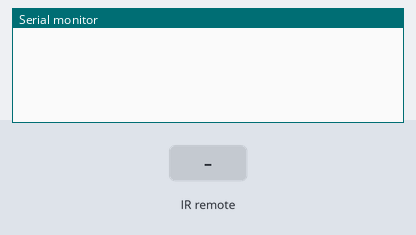
Bench run of a sketch on a simulated Arduino Uno, built with avr-gcc and run on an emulated ATmega328P. Parts: the last lines printed to the serial monitor. Wiring (inferred from the names in the program): IR receiver: data pin 2. The test bench sets the inputs (shaded band).

Above: at 1.2 s.
1.3 s: infrared code 0x45 received
At 2.6 s:
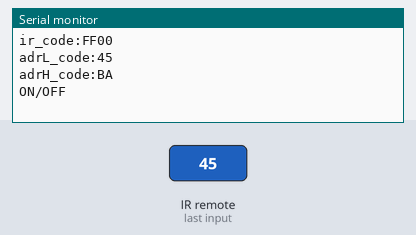
2.9 s: infrared code 0x46 received
At 3.8 s:
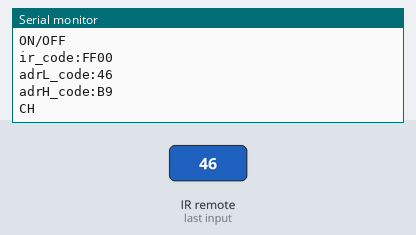
4.5 s: infrared code 0x47 received
At 5.1 s:
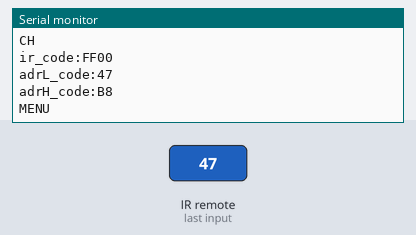
6.1 s: infrared code 0x44 received
At 7.4 s:
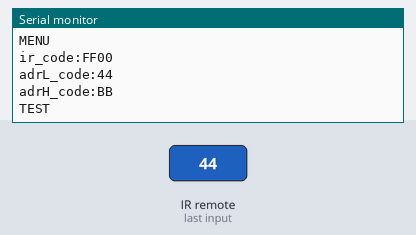
7.7 s: infrared code 0x40 received
At 8.7 s:
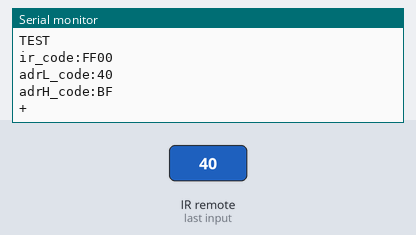
9.3 s: infrared code 0x43 received
At 9.9 s:
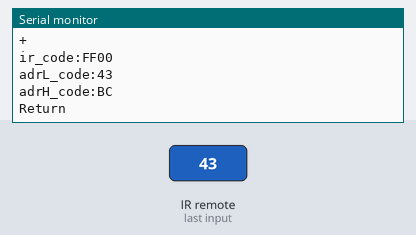
Timing chart, 0 to 11.9 s (numbered marks = the images above; inputs shaded):
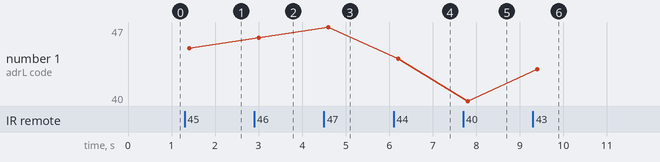

The sketch:

LESSON23.ino
```cpp
/******************************************************************************
----------------本例程仅供学习使用，未经作者允许，不得用于其他用途。-----------
------------------------版权所有，仿冒必究！-----------------------------------
----------------1.开发环境:Arduino IDE-----------------------------------------
----------------2.测试使用开发板型号：Arduino Leonardo or Arduino UNO R3-------
----------------3.单片机使用晶振：16M------------------------------------------
----------------4.淘宝网址：Ilovemcu.taobao.com--------------------------------
----------------------------epic-mcu.taobao.com--------------------------------
----------------5.作者：神秘藏宝室---------------------------------------------
******************************************************************************/
#include "InfraredRemote.h"  // 红外遥控库

void setup()
{
	Serial.begin(9600);
	pinMode(IR_IN,INPUT_PULLUP);  //设置红外接收引脚为输入
	Serial.flush();	              //清除串口缓冲器内容函数。
	timer1_init();                //定时器初始化
}
void loop()
{
	remote_decode(); //译码
	Deal_Print();
}

void Deal_Print()
{
	if( adrL_code == 0x45 )
	{
		Serial.println("ON/OFF");
	}
	else if( adrL_code == 0x46)
	{
		Serial.println("CH");
	}
	else if( adrL_code == 0x47 )
	{
		Serial.println("MENU");
	}
	else if( adrL_code == 0x44 )
	{
		Serial.println("TEST");
	}
	else if( adrL_code == 0x40 )
	{
		Serial.println("+");
	}
	else if( adrL_code == 0x43 )
	{
		Serial.println("Return");
	}
	else if( adrL_code == 0x07 )
	{
		Serial.println("Left");
	}
	else if( adrL_code == 0x15)
	{
		Serial.println("Play");
	}
	else if( adrL_code == 0x09 )
	{
		Serial.println("Right");
	}
	else if( adrL_code == 0x16)
	{
		Serial.println("0");
	}
	else if( adrL_code == 0x19)
	{
		Serial.println("-");
	}
	else if( adrL_code == 0x0d)
	{
		Serial.println("C");
	}
	else if( adrL_code == 0x0c)
	{
		Serial.println("1");
	}
	else if( adrL_code == 0x18 )
	{
		Serial.println("2");
	}
	else if( adrL_code == 0x5e )
	{
		Serial.println("3");
	}
	else if(adrL_code == 0x08 )
	{
		Serial.println("4");
	}
	else if( adrL_code == 0x1c )
	{
		Serial.println("5");
	}
	else if( adrL_code == 0x5a )
	{
		Serial.println("6");
	}
	else if( adrL_code == 0x42)
	{
		Serial.println("7");
	}
	else if( adrL_code == 0x52)
	{
		Serial.println("8");
	}
	else if( adrL_code == 0x4a)
	{
		Serial.println("9");
	}

	adrL_code = 0x00;
        adrH_code = 0x00;
        ir_code = 0x00;
}
```

InfraredRemote.cpp
```cpp
/******************************************************************************
----------------本例程仅供学习使用，未经作者允许，不得用于其他用途。-----------
------------------------版权所有，仿冒必究！-----------------------------------
----------------1.开发环境:Arduino IDE-----------------------------------------
----------------2.测试使用开发板型号：Arduino Leonardo or Arduino UNO R3-------
----------------3.单片机使用晶振：16M------------------------------------------
----------------4.淘宝网址：Ilovemcu.taobao.com--------------------------------
----------------------------epic-mcu.taobao.com--------------------------------
----------------5.作者：神秘藏宝室---------------------------------------------
******************************************************************************/
#include "InfraredRemote.h"

int Pulse_Width = 0;//存储脉宽
unsigned int ir_code = 0x00;// 用户编码值
unsigned int adrL_code = 0x00;//命令码
unsigned int adrH_code = 0x00;//命令码反码

void timer1_init(void)//定时器初始化函数
{
	TCCR1A = 0X00;
	TCCR1B = 0X05;//给定时器时钟源			//64us进行一次计数器累加
	TCCR1C = 0X00;
	TCNT1 = 0X00;
	TIMSK1 = 0X00;  //禁止定时器溢出中断
}

void remote_deal(void)//执行译码结果函数
{ //数据显示
        Serial.print("\nir_code:");
	Serial.println(ir_code,HEX);//16进制显示
        Serial.print("adrL_code:");
	Serial.println(adrL_code,HEX);//16进制显示
        Serial.print("adrH_code:");
        Serial.println(adrH_code,HEX);//16进制显示

}

char logic_value()//判断逻辑值“0”和“1”子函数
{
	TCNT1 = 0X00;
	while(!(digitalRead(IR_IN))); //低等待
	Pulse_Width=TCNT1;
	TCNT1=0;
	if(Pulse_Width>=7&&Pulse_Width<=10)//低电平560us
	{
		while(digitalRead(IR_IN));//是高就等待
		Pulse_Width=TCNT1;
		TCNT1=0;
		if(Pulse_Width>=7&&Pulse_Width<=10)//接着高电平560us
			return 0;
		else if(Pulse_Width>=25&&Pulse_Width<=27) //接着高电平1.7ms
			return 1;
	}
	return -1;
}

void pulse_deal()//接收地址码和命令码脉冲函数
{
	int i;
	int j;
	ir_code=0x00;// 清零
	adrL_code=0x00;// 清零
	adrH_code=0x00;// 清零
	//解析遥控器编码中的用户编码值
	for(i = 0 ; i < 16; i++)
	{
		if(logic_value() == 1) //是1
			ir_code |= (1<<i);//保存键值
	}
	//解析遥控器编码中的命令码
	for(i = 0 ; i < 8; i++)
	{
		if(logic_value() == 1) //是1
			adrL_code |= (1<<i);//保存键值
	}
	//解析遥控器编码中的命令码反码
	for(j = 0 ; j < 8; j++)
	{
		if(logic_value() == 1) //是1
			adrH_code |= (1<<j);//保存键值
	}

        remote_deal();
}

void remote_decode(void)//译码函数
{
	TCNT1=0X00;
	while(digitalRead(IR_IN))//是高就等待
	{
		//if(TCNT1>=1563) //当高电平持续时间超过100ms，表明此时没有按键按下
		//{
		//	ir_code=0x00ff;// 用户编码值
		//	adrL_code=0x00;//键码前一个字节值
		//	adrH_code=0x00;//键码后一个字节值
		//	return;
		//}
	}
	//如果高电平持续时间不超过100ms
	TCNT1=0X00;
	while(!(digitalRead(IR_IN))); //低等待
	Pulse_Width=TCNT1;
	TCNT1=0;
	if(Pulse_Width>=140&&Pulse_Width<=141)//9ms
	{
		while(digitalRead(IR_IN));//是高就等待
		Pulse_Width=TCNT1;
		TCNT1=0;
		if(Pulse_Width>=68&&Pulse_Width<=72)//4.5ms
		{
			pulse_deal();
			return;
		}
		else if(Pulse_Width>=34&&Pulse_Width<=36)//2.25ms
		{
			while(!(digitalRead(IR_IN)));//低等待
			Pulse_Width=TCNT1;
			TCNT1=0;
			if(Pulse_Width>=7&&Pulse_Width<=10)//560us
			{
				return;
			}
		}
	}
}
```

InfraredRemote.h
```cpp
#ifndef __InfraredRemote__H__
#define __InfraredRemote__H__

#include <Arduino.h>

#define IR_IN 2 //红外接收

extern void timer1_init(void);	//定时器初始化函数
extern char logic_value();//判断逻辑值“0”和“1”子函数
extern void pulse_deal();//接收地址码和命令码脉冲函数
extern void remote_decode(void);
extern void remote_deal(void);//执行译码结果函数

extern unsigned int ir_code;// 用户编码值
extern unsigned int adrL_code;//命令码
extern unsigned int adrH_code;//命令码反码

#endif
```

Measured:
- after the input at 1.3 s, the serial monitor: prints a new line after 0.09 s (image 1)
- after the input at 2.9 s, the serial monitor: prints a new line after 0.10 s (image 2)
- after the input at 4.5 s, the serial monitor: prints a new line after 0.10 s (image 3)
- after the input at 6.1 s, the serial monitor: prints a new line after 0.10 s (image 4)
- after the input at 7.7 s, the serial monitor: prints a new line after 0.10 s (image 5)
- after the input at 9.3 s, the serial monitor: prints a new line after 0.10 s (image 6)
- plotted number 1: 45 → 46 after the input at 2.9 s, 46 → 47 after the input at 4.5 s, 47 → 44 after the input at 6.1 s, 44 → 40 after the input at 7.7 s, 40 → 43 after the input at 9.3 s
